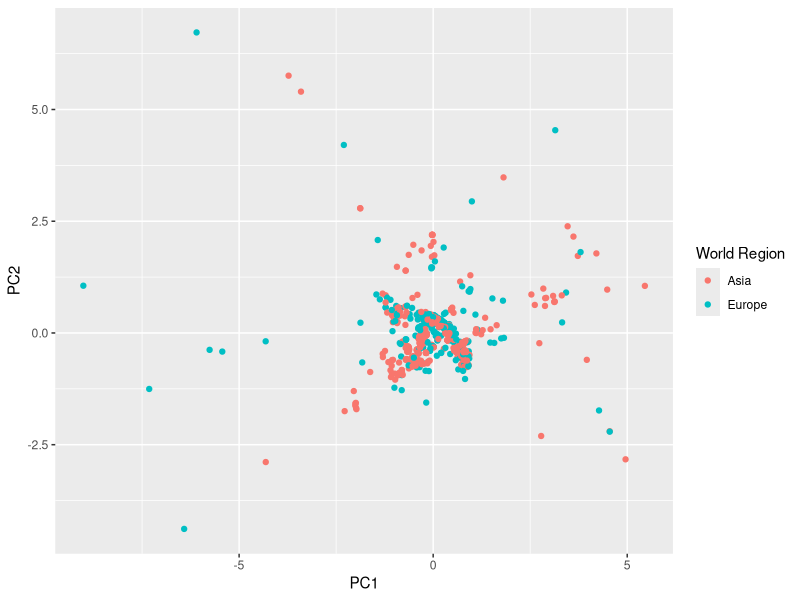

Reproduce this figure in R.
library(tidyverse)
library(ggplot2)

s <- read.csv("derived_data/euroasia.csv") 

# Select only the relevant columns for PCA
pca_prep <- s %>% select(Latitude, Longitude)

# Apply PCA on the selected columns
pca <- prcomp(pca_prep, center = TRUE, scale. = TRUE)  # It's a good idea to center and scale data

# Convert the PCA result into a data frame
pca.data <- as.data.frame(pca$x)

# Add the 'World.Region' label to the PCA result for plotting
pca.data$label <- s$class

# Plot the first two principal components with coloring by 'World.Region'
pca <- ggplot(pca.data, aes(x = PC1, y = PC2, color = as.factor(label))) + geom_point() + labs(color = "World Region", )

ggsave("figures/euroasiapca.png", plot = pca, width = 8, height = 6)
